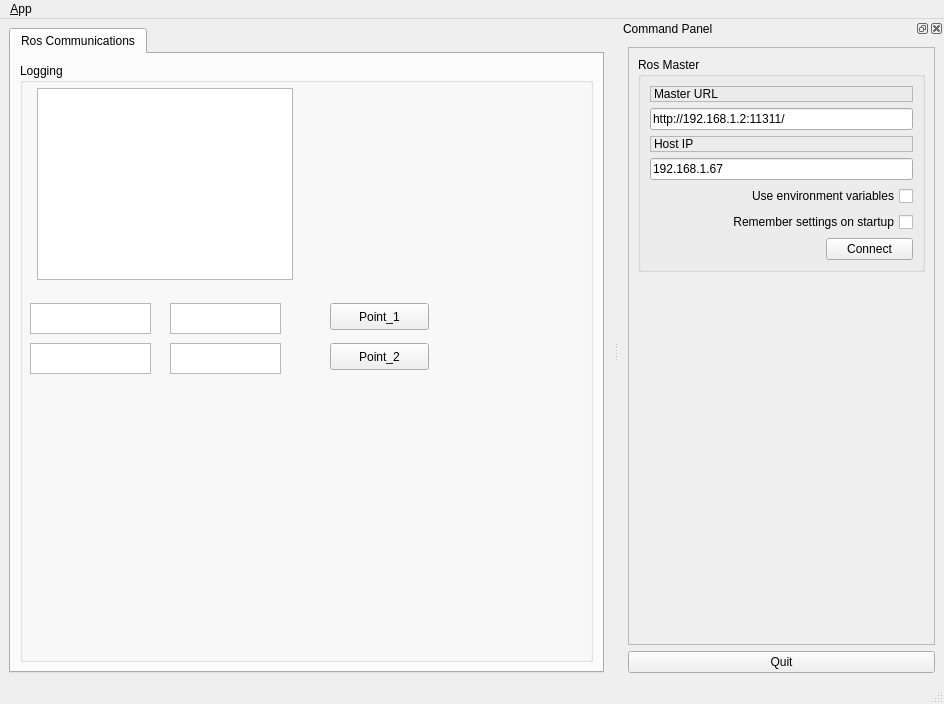
<?xml version="1.0" encoding="UTF-8"?>
<ui version="4.0">
 <class>ServerWindowDesign</class>
 <widget class="QMainWindow" name="ServerWindowDesign">
  <property name="geometry">
   <rect>
    <x>0</x>
    <y>0</y>
    <width>944</width>
    <height>704</height>
   </rect>
  </property>
  <property name="windowTitle">
   <string>QTutorials</string>
  </property>
  <property name="locale">
   <locale language="English" country="Australia"/>
  </property>
  <widget class="QWidget" name="centralwidget">
   <layout class="QHBoxLayout">
    <item>
     <widget class="QTabWidget" name="tab_manager">
      <property name="minimumSize">
       <size>
        <width>100</width>
        <height>0</height>
       </size>
      </property>
      <property name="locale">
       <locale language="English" country="Australia"/>
      </property>
      <property name="currentIndex">
       <number>0</number>
      </property>
      <widget class="QWidget" name="tab_status">
       <attribute name="title">
        <string>Ros Communications</string>
       </attribute>
       <layout class="QVBoxLayout" name="verticalLayout_2">
        <item>
         <widget class="QGroupBox" name="groupBox_12">
          <property name="sizePolicy">
           <sizepolicy hsizetype="MinimumExpanding" vsizetype="Preferred">
            <horstretch>0</horstretch>
            <verstretch>0</verstretch>
           </sizepolicy>
          </property>
          <property name="title">
           <string>Logging</string>
          </property>
          <widget class="QListView" name="view_logging">
           <property name="geometry">
            <rect>
             <x>17</x>
             <y>25</y>
             <width>256</width>
             <height>192</height>
            </rect>
           </property>
          </widget>
          <widget class="QPushButton" name="point1">
           <property name="geometry">
            <rect>
             <x>310</x>
             <y>240</y>
             <width>99</width>
             <height>27</height>
            </rect>
           </property>
           <property name="text">
            <string>Point_1</string>
           </property>
          </widget>
          <widget class="QTextEdit" name="textEdit_x1">
           <property name="geometry">
            <rect>
             <x>10</x>
             <y>240</y>
             <width>121</width>
             <height>31</height>
            </rect>
           </property>
          </widget>
          <widget class="QTextEdit" name="textEdit_y1">
           <property name="geometry">
            <rect>
             <x>150</x>
             <y>240</y>
             <width>111</width>
             <height>31</height>
            </rect>
           </property>
          </widget>
          <widget class="QTextEdit" name="textEdit_y2">
           <property name="geometry">
            <rect>
             <x>150</x>
             <y>280</y>
             <width>111</width>
             <height>31</height>
            </rect>
           </property>
          </widget>
          <widget class="QTextEdit" name="textEdit_x2">
           <property name="geometry">
            <rect>
             <x>10</x>
             <y>280</y>
             <width>121</width>
             <height>31</height>
            </rect>
           </property>
          </widget>
          <widget class="QPushButton" name="point2">
           <property name="geometry">
            <rect>
             <x>310</x>
             <y>280</y>
             <width>99</width>
             <height>27</height>
            </rect>
           </property>
           <property name="text">
            <string>Point_2</string>
           </property>
          </widget>
         </widget>
        </item>
       </layout>
      </widget>
     </widget>
    </item>
   </layout>
  </widget>
  <widget class="QMenuBar" name="menubar">
   <property name="geometry">
    <rect>
     <x>0</x>
     <y>0</y>
     <width>944</width>
     <height>25</height>
    </rect>
   </property>
   <widget class="QMenu" name="menu_File">
    <property name="title">
     <string>&amp;App</string>
    </property>
    <addaction name="action_Preferences"/>
    <addaction name="separator"/>
    <addaction name="actionAbout"/>
    <addaction name="actionAbout_Qt"/>
    <addaction name="separator"/>
    <addaction name="action_Quit"/>
   </widget>
   <addaction name="menu_File"/>
  </widget>
  <widget class="QStatusBar" name="statusbar"/>
  <widget class="QDockWidget" name="dock_status">
   <property name="sizePolicy">
    <sizepolicy hsizetype="Minimum" vsizetype="Preferred">
     <horstretch>0</horstretch>
     <verstretch>0</verstretch>
    </sizepolicy>
   </property>
   <property name="minimumSize">
    <size>
     <width>325</width>
     <height>368</height>
    </size>
   </property>
   <property name="allowedAreas">
    <set>Qt::RightDockWidgetArea</set>
   </property>
   <property name="windowTitle">
    <string>Command Panel</string>
   </property>
   <attribute name="dockWidgetArea">
    <number>2</number>
   </attribute>
   <widget class="QWidget" name="dockWidgetContents_2">
    <layout class="QVBoxLayout" name="verticalLayout">
     <item>
      <widget class="QFrame" name="frame">
       <property name="sizePolicy">
        <sizepolicy hsizetype="Minimum" vsizetype="Preferred">
         <horstretch>0</horstretch>
         <verstretch>0</verstretch>
        </sizepolicy>
       </property>
       <property name="frameShape">
        <enum>QFrame::StyledPanel</enum>
       </property>
       <property name="frameShadow">
        <enum>QFrame::Raised</enum>
       </property>
       <layout class="QVBoxLayout" name="verticalLayout_3">
        <item>
         <widget class="QGroupBox" name="groupBox">
          <property name="title">
           <string>Ros Master</string>
          </property>
          <layout class="QGridLayout" name="gridLayout">
           <item row="0" column="0" colspan="2">
            <widget class="QLabel" name="label">
             <property name="frameShape">
              <enum>QFrame::StyledPanel</enum>
             </property>
             <property name="frameShadow">
              <enum>QFrame::Raised</enum>
             </property>
             <property name="text">
              <string>Master URL</string>
             </property>
            </widget>
           </item>
           <item row="1" column="0" colspan="2">
            <widget class="QLineEdit" name="line_edit_master">
             <property name="text">
              <string>http://192.168.1.2:11311/</string>
             </property>
            </widget>
           </item>
           <item row="2" column="0" colspan="2">
            <widget class="QLabel" name="label_2">
             <property name="frameShape">
              <enum>QFrame::StyledPanel</enum>
             </property>
             <property name="frameShadow">
              <enum>QFrame::Raised</enum>
             </property>
             <property name="text">
              <string>Host IP</string>
             </property>
            </widget>
           </item>
           <item row="3" column="0" colspan="2">
            <widget class="QLineEdit" name="line_edit_host">
             <property name="text">
              <string>192.168.1.67</string>
             </property>
            </widget>
           </item>
           <item row="4" column="0" colspan="2">
            <widget class="QCheckBox" name="checkbox_use_environment">
             <property name="layoutDirection">
              <enum>Qt::RightToLeft</enum>
             </property>
             <property name="text">
              <string>Use environment variables</string>
             </property>
            </widget>
           </item>
           <item row="5" column="0" colspan="2">
            <widget class="QCheckBox" name="checkbox_remember_settings">
             <property name="layoutDirection">
              <enum>Qt::RightToLeft</enum>
             </property>
             <property name="text">
              <string>Remember settings on startup</string>
             </property>
            </widget>
           </item>
           <item row="6" column="0">
            <spacer name="horizontalSpacer">
             <property name="orientation">
              <enum>Qt::Horizontal</enum>
             </property>
             <property name="sizeHint" stdset="0">
              <size>
               <width>170</width>
               <height>21</height>
              </size>
             </property>
            </spacer>
           </item>
           <item row="6" column="1">
            <widget class="QPushButton" name="button_connect">
             <property name="enabled">
              <bool>true</bool>
             </property>
             <property name="sizePolicy">
              <sizepolicy hsizetype="MinimumExpanding" vsizetype="Fixed">
               <horstretch>0</horstretch>
               <verstretch>0</verstretch>
              </sizepolicy>
             </property>
             <property name="toolTip">
              <string>Set the target to the current joint trajectory state.</string>
             </property>
             <property name="statusTip">
              <string>Clear all waypoints and set the target to the current joint trajectory state.</string>
             </property>
             <property name="text">
              <string>Connect</string>
             </property>
            </widget>
           </item>
          </layout>
         </widget>
        </item>
        <item>
         <spacer name="verticalSpacer_3">
          <property name="orientation">
           <enum>Qt::Vertical</enum>
          </property>
          <property name="sizeHint" stdset="0">
           <size>
            <width>20</width>
            <height>233</height>
           </size>
          </property>
         </spacer>
        </item>
       </layout>
      </widget>
     </item>
     <item>
      <widget class="QPushButton" name="quit_button">
       <property name="sizePolicy">
        <sizepolicy hsizetype="MinimumExpanding" vsizetype="Fixed">
         <horstretch>0</horstretch>
         <verstretch>0</verstretch>
        </sizepolicy>
       </property>
       <property name="text">
        <string>Quit</string>
       </property>
      </widget>
     </item>
    </layout>
   </widget>
  </widget>
  <action name="action_Quit">
   <property name="text">
    <string>&amp;Quit</string>
   </property>
   <property name="shortcut">
    <string>Ctrl+Q</string>
   </property>
   <property name="shortcutContext">
    <enum>Qt::ApplicationShortcut</enum>
   </property>
  </action>
  <action name="action_Preferences">
   <property name="text">
    <string>&amp;Preferences</string>
   </property>
  </action>
  <action name="actionAbout">
   <property name="text">
    <string>&amp;About</string>
   </property>
  </action>
  <action name="actionAbout_Qt">
   <property name="text">
    <string>About &amp;Qt</string>
   </property>
  </action>
 </widget>
 <resources/>
 <connections>
  <connection>
   <sender>action_Quit</sender>
   <signal>triggered()</signal>
   <receiver>ServerWindowDesign</receiver>
   <slot>close()</slot>
   <hints>
    <hint type="sourcelabel">
     <x>-1</x>
     <y>-1</y>
    </hint>
    <hint type="destinationlabel">
     <x>399</x>
     <y>299</y>
    </hint>
   </hints>
  </connection>
  <connection>
   <sender>quit_button</sender>
   <signal>clicked()</signal>
   <receiver>ServerWindowDesign</receiver>
   <slot>close()</slot>
   <hints>
    <hint type="sourcelabel">
     <x>859</x>
     <y>552</y>
    </hint>
    <hint type="destinationlabel">
     <x>469</x>
     <y>299</y>
    </hint>
   </hints>
  </connection>
 </connections>
</ui>
